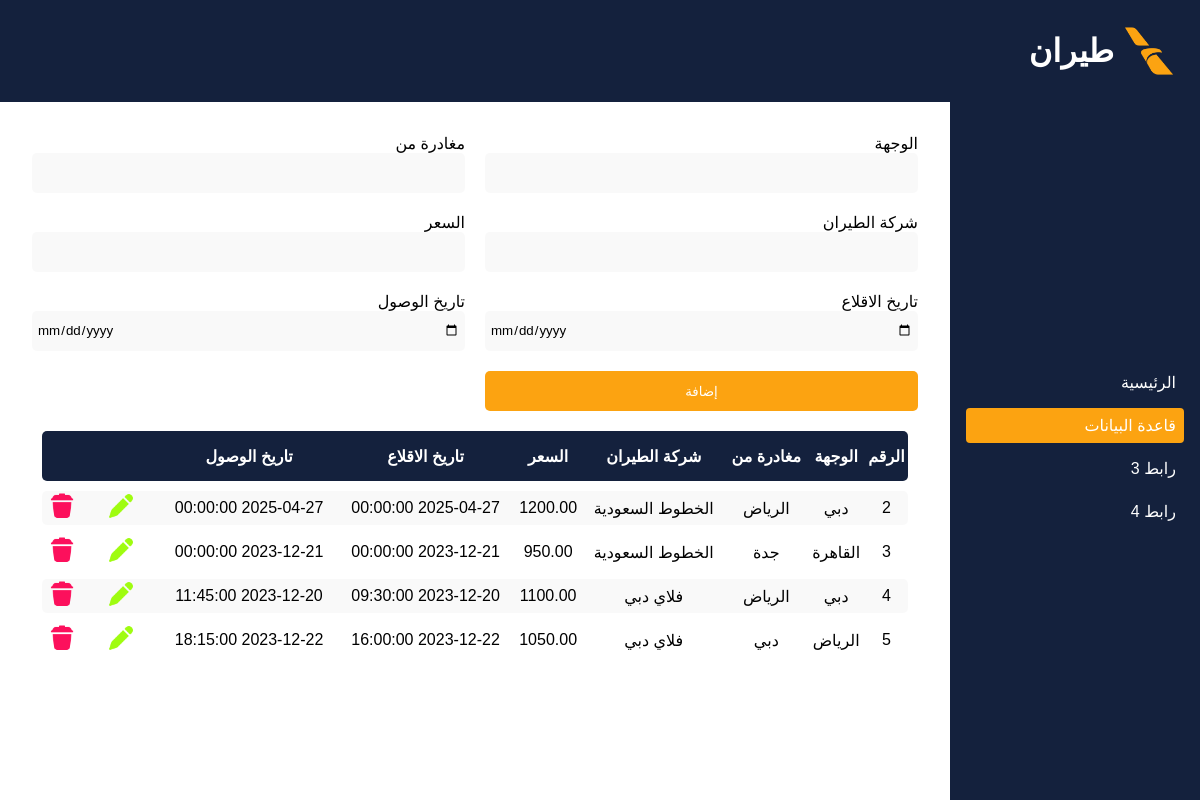
Page /flights.php on the committed database.
### tables this page shows
CREATE TABLE `flights` (
  `id` int(11) NOT NULL,
  `flight_number` varchar(20) NOT NULL,
  `destination` varchar(100) NOT NULL,
  `departure_from` varchar(100) NOT NULL,
  `airline` varchar(100) NOT NULL,
  `price` decimal(10,2) NOT NULL,
  `departure_date` datetime NOT NULL,
  `arrival_date` datetime NOT NULL,
  `created_at` timestamp NOT NULL DEFAULT current_timestamp(),
  `updated_at` timestamp NOT NULL DEFAULT current_timestamp() ON UPDATE current_timestamp()
);

### flights.php (the view, shortened to what this page needs)
<!DOCTYPE html>
<html lang="ar" dir="rtl">
  <head>
    <link rel="stylesheet" href="public-style.css" />
    <link rel="stylesheet" href="control-panel.css" />
    <link rel="stylesheet" href="manage.css" />
  </head>
  <body>
    <?php
    $server = "localhost";
    $username = "root";
    $password = "";
    $database = "tayaran";
    $conn = mysqli_connect($server, $username, $password, $database);
    if (!$conn) {
      die("Connection failed: " . mysqli_connect_error());
    }else{
    $query = "SELECT * FROM flights";
    $result = mysqli_query($conn, $query);
    }
    ?>
    <div class="grid-container">
      <header class="header">
        <div class="logo-container">
          <img
            width="70px"
            src="Assets/Icons/icons8_american_airlines_512px.png"
            alt=""
          />
          <h1>طيران</h1>
        </div>
      </header>
      <aside class="sidebar">
        <ul>
          <li><a href="#">الرئيسية</a></li>
          <li><a href="#" class="active">قاعدة البيانات</a></li>
          <li><a href="#">رابط 3</a></li>
          <li><a href="#">رابط 4</a></li>
        </ul>
      </aside>
      <main class="main-content">
          <form action="add-edit-flight.php" method="POST">
            <div class="input-group">
              <label for="destination">الوجهة</label>
              <input type="text" id="destination" name="destination" />
            </div>
            <div class="input-group">
              <label for="departure-from">مغادرة من</label>
              <input type="text" id="departure-from" name="departure-from" />
            </div>
            <div class="input-group">
              <label for="airline">شركة الطيران</label>
              <input type="text" id="airline" name="airline" />
            </div>
            <div class="input-group">
              <label for="price">السعر</label>
              <input type="number" id="price" name="price" />
            </div>
            <div class="input-group">
              <label for="departure-date">تاريخ الاقلاع</label>
              <input type="date" id="departure-date" name="departure-date" />
            </div>
            <div class="input-group">
              <label for="arrival-date">تاريخ الوصول</label>
              <input type="date" id="arrival-date" name="arrival-date" />
            </div>
            <button type="submit">إضافة</button>
          </form>
        <div class="table-container">
          <table>
            <thead>
              <tr>
                <th>الرقم</th>
                <th>الوجهة</th>
                <th>مغادرة من</th>
                <th>شركة الطيران</th>
                <th>السعر</th>
                <th>تاريخ الاقلاع</th>
                <th>تاريخ الوصول</th>
                <th colspan="2"></th>
              </tr>
            </thead>
            <tbody>
              <?php
              if ($result) {
                while ($row = mysqli_fetch_assoc($result)) {
                  echo "<tr>";
                  echo "<td>" . $row['id'] . "</td>";
                  echo "<td>" . $row['destination'] . "</td>";
                  echo "<td>" . $row['departure_from'] . "</td>";
                  echo "<td>" . $row['airline'] . "</td>";
                  echo "<td>" . $row['price'] . "</td>";
                  echo "<td>" . $row['departure_date'] . "</td>";
                  echo "<td>" . $row['arrival_date'] . "</td>";
                  echo '<td><a onclick="fillForm('.htmlspecialchars(json_encode($row)).')"><img class="action" src="Assets/Icons/icons8_edit_96px.png" alt="edit" /></a></td>';
                  echo '<td><a href="delete-flight.php?deleted_id='.$row['id'].'"><img class="action" src="Assets/Icons/icons8_delete_96px.png" alt="Edit" /></a></td>';
                  echo "</tr>";
                }
              } else {
                echo "Error: " . mysqli_error($conn);
              }
              ?>
            </tbody>
          </table>
        </div>
      </main>
    </div>
  </body>
</html>

### public-style.css (style rules this page uses)
* { padding: 0; margin: 0; direction: rtl; box-sizing: border-box; font-family: 'Cairo', sans-serif; scroll-behavior: smooth; }
body { margin: 0; padding: 0; }
.logo-container { display: flex; align-items: center; }
:root { --primary-color: #FCA311; --secondary-color: #14213D; }

### control-panel.css (style rules this page uses)
.grid-container { display: grid; grid-template-areas: "header header" "sidebar main"; grid-template-columns: 250px 1fr; grid-template-rows: auto 1fr; min-height: 100vh; }
.header { grid-area: header; display: flex; justify-content: right; align-items: center; background-color: var(--secondary-color); color: white; padding: 1rem; text-align: center; }
.sidebar { grid-area: sidebar; display: flex; flex-direction: column; justify-content: center; background-color: var(--secondary-color); color: white; padding: 1rem; }
.sidebar ul { list-style: none; padding: 0; }
.sidebar li { margin-bottom: 0.5rem; }
.sidebar a { color: white; text-decoration: none; display: block; padding: 0.5rem; border-radius: 4px; transition: background-color 0.3s; }
.sidebar a.active { background-color: var(--primary-color); }
.main-content { grid-area: main; padding: 2rem; }

### manage.css (style rules this page uses)
form { display: grid; grid-template-columns: repeat(2, 1fr); gap: 20px; }
.input-group { display: flex; flex-direction: column; }
input { height: 40px; padding: 5px; border: none; outline: none; border-radius: 5px; background-color: #e6e3e33b; }
button { width: 100%; height: 40px; border-radius: 5px; border: none; background-color: var(--primary-color); color: white; cursor: pointer; }
.table-container { overflow: auto; max-height: 250px; }
table { width: 100%; border-spacing: 0 10px; padding: 10px; text-align: center; }
table th { background-color: var(--secondary-color); height: 50px; color: white; }
table th:first-child, td:first-child { border-radius: 0 5px 5px 0; }
table th:last-child, td:last-child { border-radius: 5px 0 0 5px; }
table tr:nth-child(odd) { background-color: #e6e3e33b; }
.action { height: 30px; margin-right: 20px; }

### rows in the picture
flights: id "2", destination "دبي", departure_from "الرياض", airline "الخطوط السعودية", price "1200.00", departure_date "2025-04-27 00:00:00", arrival_date "2025-04-27 00:00:00"
flights: id "3", destination "القاهرة", departure_from "جدة", airline "الخطوط السعودية", price "950.00", departure_date "2023-12-21 00:00:00", arrival_date "2023-12-21 00:00:00"
flights: id "4", destination "دبي", departure_from "الرياض", airline "فلاي دبي", price "1100.00", departure_date "2023-12-20 09:30:00", arrival_date "2023-12-20 11:45:00"
flights: id "5", destination "الرياض", departure_from "دبي", airline "فلاي دبي", price "1050.00", departure_date "2023-12-22 16:00:00", arrival_date "2023-12-22 18:15:00"
